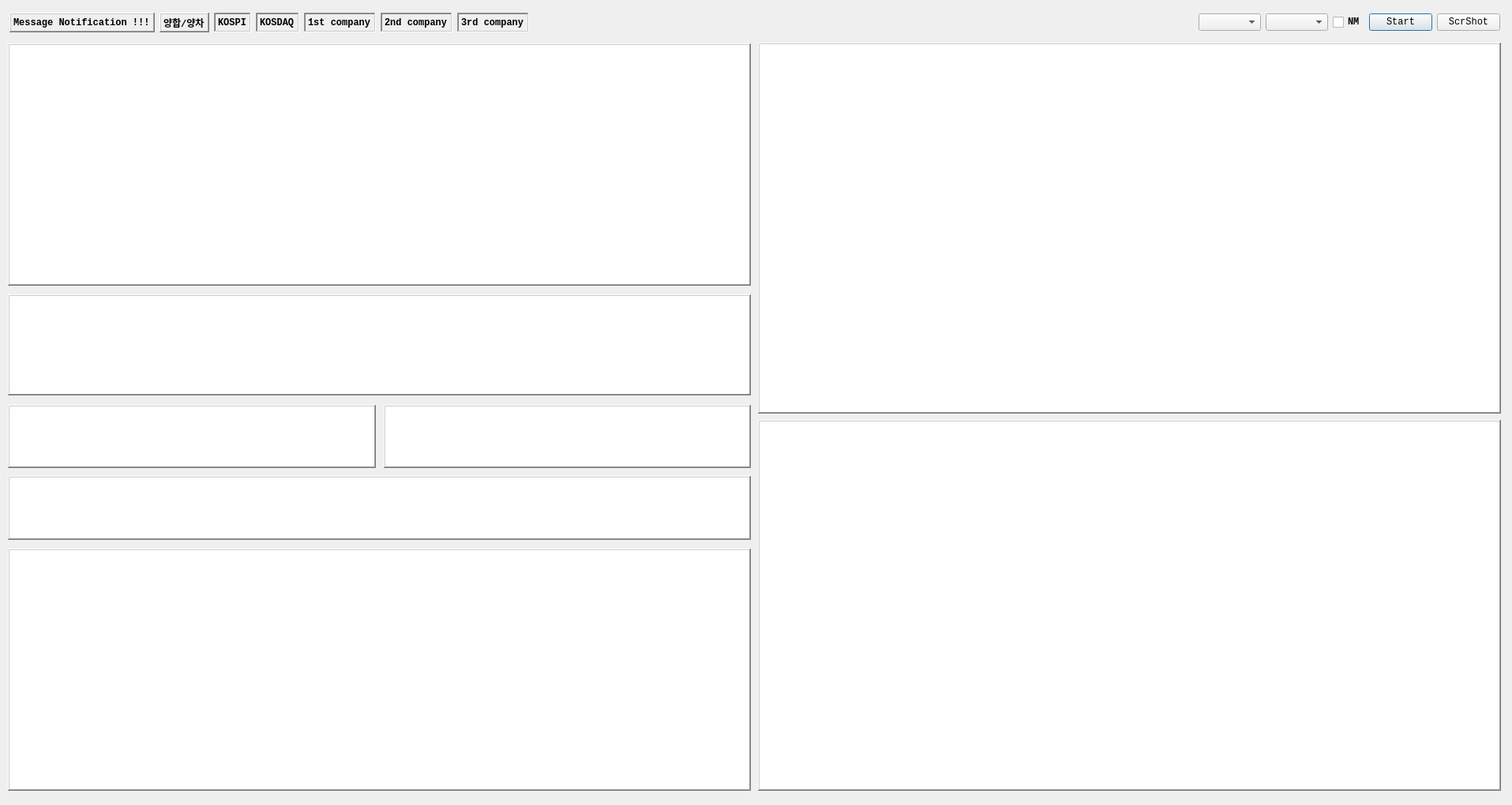
<?xml version="1.0" encoding="UTF-8"?>
<ui version="4.0">
 <class>Dialog</class>
 <widget class="QDialog" name="Dialog">
  <property name="geometry">
   <rect>
    <x>0</x>
    <y>0</y>
    <width>1915</width>
    <height>1020</height>
   </rect>
  </property>
  <property name="font">
   <font>
    <family>Consolas</family>
    <pointsize>9</pointsize>
    <weight>75</weight>
    <bold>true</bold>
   </font>
  </property>
  <property name="windowTitle">
   <string>당월물 선물옵션 전광판</string>
  </property>
  <widget class="QWidget" name="layoutWidget">
   <property name="geometry">
    <rect>
     <x>12</x>
     <y>16</y>
     <width>1888</width>
     <height>25</height>
    </rect>
   </property>
   <layout class="QHBoxLayout" name="horizontalLayout">
    <property name="spacing">
     <number>6</number>
    </property>
    <property name="leftMargin">
     <number>0</number>
    </property>
    <property name="topMargin">
     <number>0</number>
    </property>
    <item>
     <widget class="QLabel" name="label_msg">
      <property name="font">
       <font>
        <weight>75</weight>
        <italic>false</italic>
        <bold>true</bold>
       </font>
      </property>
      <property name="frameShape">
       <enum>QFrame::WinPanel</enum>
      </property>
      <property name="frameShadow">
       <enum>QFrame::Raised</enum>
      </property>
      <property name="text">
       <string>Message Notification !!!</string>
      </property>
     </widget>
    </item>
    <item>
     <widget class="QLabel" name="label_atm">
      <property name="frameShape">
       <enum>QFrame::WinPanel</enum>
      </property>
      <property name="frameShadow">
       <enum>QFrame::Raised</enum>
      </property>
      <property name="text">
       <string>양합/양차</string>
      </property>
     </widget>
    </item>
    <item>
     <widget class="QLabel" name="label_kospi">
      <property name="font">
       <font>
        <family>Consolas</family>
        <weight>75</weight>
        <italic>false</italic>
        <bold>true</bold>
       </font>
      </property>
      <property name="frameShape">
       <enum>QFrame::WinPanel</enum>
      </property>
      <property name="frameShadow">
       <enum>QFrame::Sunken</enum>
      </property>
      <property name="text">
       <string>KOSPI</string>
      </property>
     </widget>
    </item>
    <item>
     <widget class="QLabel" name="label_kosdaq">
      <property name="font">
       <font>
        <family>Consolas</family>
        <weight>75</weight>
        <italic>false</italic>
        <bold>true</bold>
       </font>
      </property>
      <property name="frameShape">
       <enum>QFrame::WinPanel</enum>
      </property>
      <property name="frameShadow">
       <enum>QFrame::Sunken</enum>
      </property>
      <property name="text">
       <string>KOSDAQ</string>
      </property>
     </widget>
    </item>
    <item>
     <widget class="QLabel" name="label_1st_co">
      <property name="font">
       <font>
        <family>Consolas</family>
        <weight>75</weight>
        <italic>false</italic>
        <bold>true</bold>
       </font>
      </property>
      <property name="frameShape">
       <enum>QFrame::WinPanel</enum>
      </property>
      <property name="frameShadow">
       <enum>QFrame::Sunken</enum>
      </property>
      <property name="text">
       <string>1st company</string>
      </property>
      <property name="margin">
       <number>0</number>
      </property>
     </widget>
    </item>
    <item>
     <widget class="QLabel" name="label_2nd_co">
      <property name="font">
       <font>
        <family>Consolas</family>
        <weight>75</weight>
        <italic>false</italic>
        <bold>true</bold>
       </font>
      </property>
      <property name="frameShape">
       <enum>QFrame::WinPanel</enum>
      </property>
      <property name="frameShadow">
       <enum>QFrame::Sunken</enum>
      </property>
      <property name="text">
       <string>2nd company</string>
      </property>
     </widget>
    </item>
    <item>
     <widget class="QLabel" name="label_3rd_co">
      <property name="font">
       <font>
        <family>Consolas</family>
        <weight>75</weight>
        <italic>false</italic>
        <bold>true</bold>
       </font>
      </property>
      <property name="frameShape">
       <enum>QFrame::WinPanel</enum>
      </property>
      <property name="frameShadow">
       <enum>QFrame::Sunken</enum>
      </property>
      <property name="text">
       <string>3rd company</string>
      </property>
     </widget>
    </item>
    <item>
     <spacer name="horizontalSpacer">
      <property name="orientation">
       <enum>Qt::Horizontal</enum>
      </property>
      <property name="sizeHint" stdset="0">
       <size>
        <width>40</width>
        <height>20</height>
       </size>
      </property>
     </spacer>
    </item>
    <item>
     <widget class="QComboBox" name="comboBox1">
      <property name="focusPolicy">
       <enum>Qt::NoFocus</enum>
      </property>
     </widget>
    </item>
    <item>
     <widget class="QComboBox" name="comboBox2">
      <property name="focusPolicy">
       <enum>Qt::NoFocus</enum>
      </property>
     </widget>
    </item>
    <item>
     <widget class="QCheckBox" name="checkBox_next_month">
      <property name="font">
       <font>
        <family>Consolas</family>
        <weight>75</weight>
        <bold>true</bold>
       </font>
      </property>
      <property name="focusPolicy">
       <enum>Qt::NoFocus</enum>
      </property>
      <property name="text">
       <string>NM</string>
      </property>
     </widget>
    </item>
    <item>
     <widget class="QPushButton" name="pushButton_add">
      <property name="maximumSize">
       <size>
        <width>100</width>
        <height>16777215</height>
       </size>
      </property>
      <property name="font">
       <font>
        <family>Consolas</family>
        <weight>50</weight>
        <bold>false</bold>
       </font>
      </property>
      <property name="text">
       <string>Start</string>
      </property>
     </widget>
    </item>
    <item>
     <widget class="QPushButton" name="pushButton_remove">
      <property name="maximumSize">
       <size>
        <width>100</width>
        <height>16777215</height>
       </size>
      </property>
      <property name="font">
       <font>
        <family>Consolas</family>
        <weight>50</weight>
        <bold>false</bold>
       </font>
      </property>
      <property name="focusPolicy">
       <enum>Qt::NoFocus</enum>
      </property>
      <property name="text">
       <string> ScrShot </string>
      </property>
     </widget>
    </item>
   </layout>
  </widget>
  <widget class="QTableWidget" name="tableWidget_put">
   <property name="geometry">
    <rect>
     <x>10</x>
     <y>695</y>
     <width>941</width>
     <height>307</height>
    </rect>
   </property>
   <property name="font">
    <font>
     <family>Consolas</family>
     <weight>50</weight>
     <bold>false</bold>
    </font>
   </property>
   <property name="focusPolicy">
    <enum>Qt::NoFocus</enum>
   </property>
   <property name="frameShape">
    <enum>QFrame::WinPanel</enum>
   </property>
   <property name="frameShadow">
    <enum>QFrame::Raised</enum>
   </property>
   <property name="lineWidth">
    <number>1</number>
   </property>
  </widget>
  <widget class="QTableWidget" name="tableWidget_fut">
   <property name="geometry">
    <rect>
     <x>10</x>
     <y>373</y>
     <width>941</width>
     <height>128</height>
    </rect>
   </property>
   <property name="font">
    <font>
     <family>Consolas</family>
     <weight>50</weight>
     <bold>false</bold>
    </font>
   </property>
   <property name="focusPolicy">
    <enum>Qt::NoFocus</enum>
   </property>
   <property name="frameShape">
    <enum>QFrame::WinPanel</enum>
   </property>
   <property name="frameShadow">
    <enum>QFrame::Raised</enum>
   </property>
  </widget>
  <widget class="QTableWidget" name="tableWidget_call">
   <property name="geometry">
    <rect>
     <x>10</x>
     <y>55</y>
     <width>941</width>
     <height>307</height>
    </rect>
   </property>
   <property name="font">
    <font>
     <family>Consolas</family>
     <weight>50</weight>
     <bold>false</bold>
    </font>
   </property>
   <property name="focusPolicy">
    <enum>Qt::NoFocus</enum>
   </property>
   <property name="frameShape">
    <enum>QFrame::WinPanel</enum>
   </property>
   <property name="frameShadow">
    <enum>QFrame::Raised</enum>
   </property>
   <property name="lineWidth">
    <number>1</number>
   </property>
  </widget>
  <widget class="PlotWidget" name="Plot_Opt">
   <property name="geometry">
    <rect>
     <x>960</x>
     <y>532</y>
     <width>941</width>
     <height>470</height>
    </rect>
   </property>
   <property name="font">
    <font>
     <family>Consolas</family>
     <weight>75</weight>
     <italic>true</italic>
     <bold>true</bold>
    </font>
   </property>
   <property name="focusPolicy">
    <enum>Qt::NoFocus</enum>
   </property>
   <property name="frameShape">
    <enum>QFrame::WinPanel</enum>
   </property>
   <property name="frameShadow">
    <enum>QFrame::Raised</enum>
   </property>
  </widget>
  <widget class="PlotWidget" name="Plot_Fut">
   <property name="geometry">
    <rect>
     <x>960</x>
     <y>54</y>
     <width>941</width>
     <height>470</height>
    </rect>
   </property>
   <property name="font">
    <font>
     <family>Consolas</family>
     <weight>75</weight>
     <italic>true</italic>
     <bold>true</bold>
    </font>
   </property>
   <property name="focusPolicy">
    <enum>Qt::NoFocus</enum>
   </property>
   <property name="frameShape">
    <enum>QFrame::WinPanel</enum>
   </property>
   <property name="frameShadow">
    <enum>QFrame::Raised</enum>
   </property>
  </widget>
  <widget class="QWidget" name="layoutWidget">
   <property name="geometry">
    <rect>
     <x>10</x>
     <y>513</y>
     <width>941</width>
     <height>171</height>
    </rect>
   </property>
   <layout class="QVBoxLayout" name="verticalLayout">
    <property name="spacing">
     <number>10</number>
    </property>
    <item>
     <layout class="QHBoxLayout" name="horizontalLayout_2">
      <item>
       <widget class="QTextBrowser" name="textBrowser">
        <property name="font">
         <font>
          <family>Consolas</family>
          <weight>75</weight>
          <bold>true</bold>
         </font>
        </property>
        <property name="focusPolicy">
         <enum>Qt::StrongFocus</enum>
        </property>
        <property name="frameShape">
         <enum>QFrame::WinPanel</enum>
        </property>
        <property name="frameShadow">
         <enum>QFrame::Raised</enum>
        </property>
       </widget>
      </item>
      <item>
       <widget class="QTableWidget" name="tableWidget_supply">
        <property name="font">
         <font>
          <family>Consolas</family>
         </font>
        </property>
        <property name="focusPolicy">
         <enum>Qt::NoFocus</enum>
        </property>
        <property name="frameShape">
         <enum>QFrame::WinPanel</enum>
        </property>
        <property name="frameShadow">
         <enum>QFrame::Raised</enum>
        </property>
       </widget>
      </item>
     </layout>
    </item>
    <item>
     <widget class="QTableWidget" name="tableWidget_quote">
      <property name="font">
       <font>
        <family>Consolas</family>
        <weight>50</weight>
        <bold>false</bold>
       </font>
      </property>
      <property name="focusPolicy">
       <enum>Qt::NoFocus</enum>
      </property>
      <property name="frameShape">
       <enum>QFrame::WinPanel</enum>
      </property>
      <property name="frameShadow">
       <enum>QFrame::Raised</enum>
      </property>
     </widget>
    </item>
   </layout>
  </widget>
 </widget>
 <customwidgets>
  <customwidget>
   <class>PlotWidget</class>
   <extends>QGraphicsView</extends>
   <header>pyqtgraph</header>
  </customwidget>
 </customwidgets>
 <resources/>
 <connections>
  <connection>
   <sender>pushButton_add</sender>
   <signal>clicked()</signal>
   <receiver>Dialog</receiver>
   <slot>AddCode()</slot>
   <hints>
    <hint type="sourcelabel">
     <x>457</x>
     <y>20</y>
    </hint>
    <hint type="destinationlabel">
     <x>458</x>
     <y>-8</y>
    </hint>
   </hints>
  </connection>
  <connection>
   <sender>pushButton_remove</sender>
   <signal>clicked()</signal>
   <receiver>Dialog</receiver>
   <slot>RemoveCode()</slot>
   <hints>
    <hint type="sourcelabel">
     <x>496</x>
     <y>20</y>
    </hint>
    <hint type="destinationlabel">
     <x>461</x>
     <y>-22</y>
    </hint>
   </hints>
  </connection>
 </connections>
 <slots>
  <slot>AddCode()</slot>
  <slot>RemoveCode()</slot>
 </slots>
</ui>
